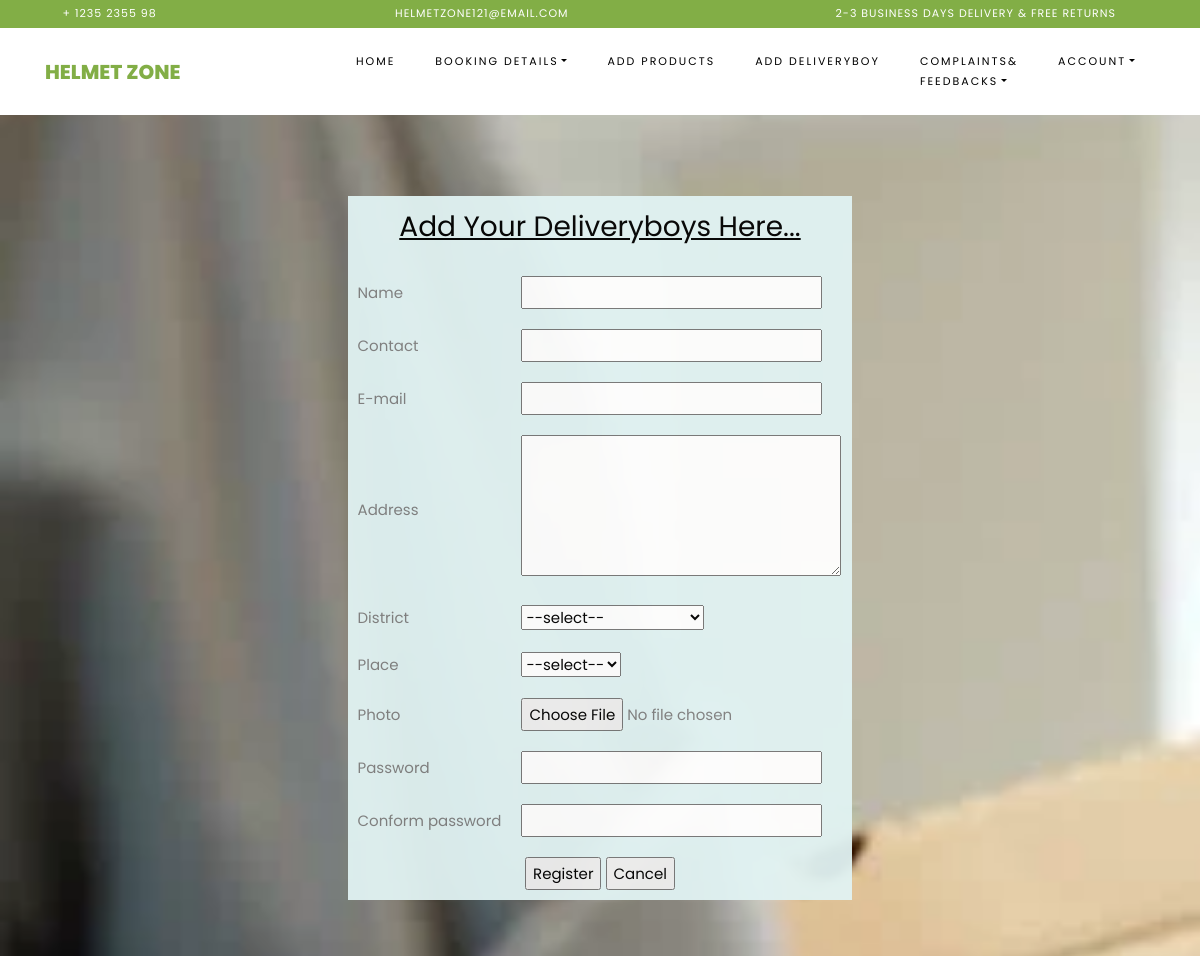
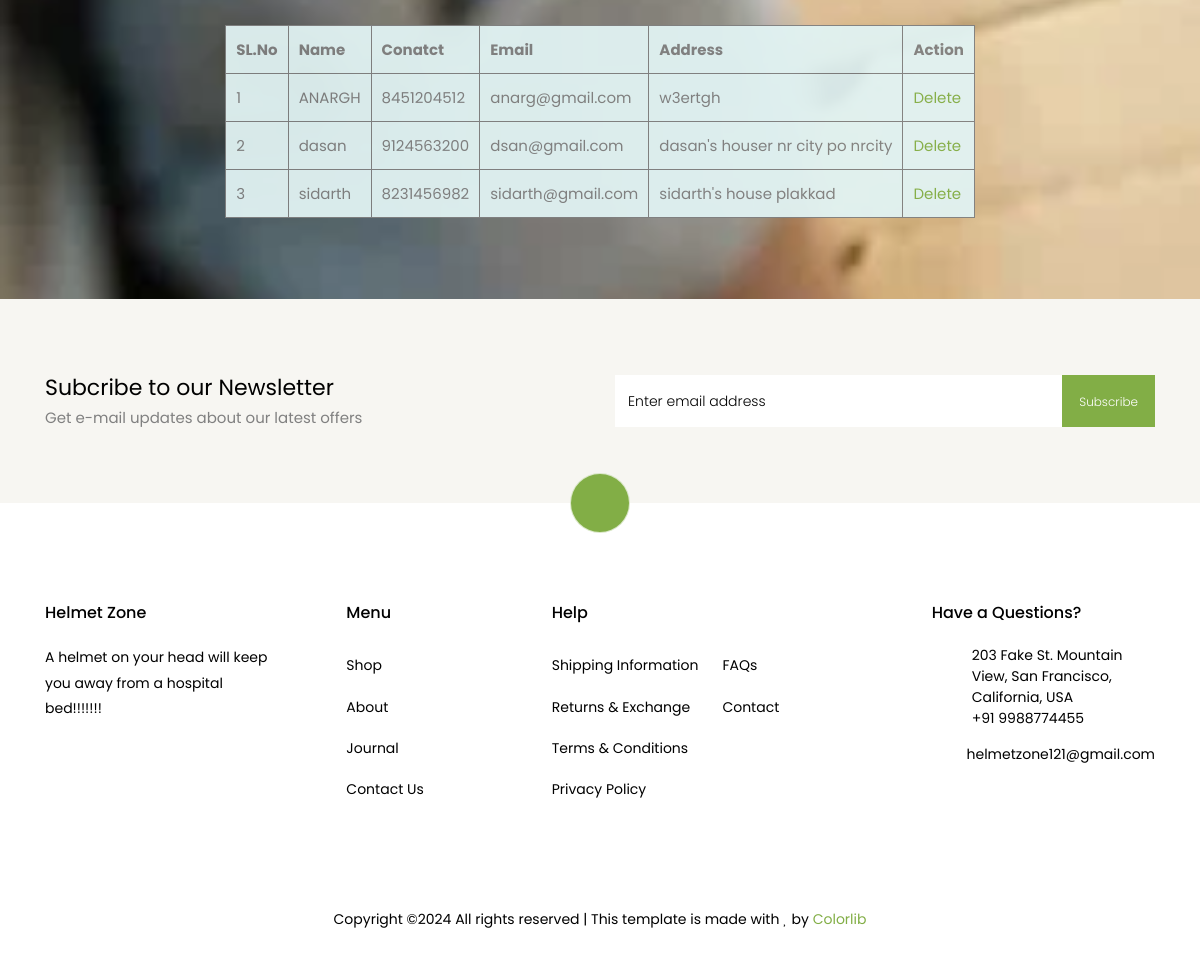
/seller/delevery/ (signed in), run on the app's committed database (2 pictures, top to bottom).
### Seller/models.py (models this page shows)
class Delevery(models.Model):
    name=models.CharField(max_length=50)
    contact=models.CharField(max_length=50)
    email=models.EmailField(unique=True,null=True)
    address=models.CharField(max_length=50)
    place=models.ForeignKey(Place,on_delete=models.CASCADE)
    photo=models.FileField(upload_to='DeleveryDocs/')
    password=models.CharField(max_length=50,unique=True)
    seller=models.ForeignKey(Seller,on_delete=models.SET_NULL,null=True)

### Seller/views.py (the view)
# urls.py: path('delevery/',include("Deleveryboy.urls")),
def Deleveryboy(request):
    if 'sid' in request.session:
        sdid=Seller.objects.get(id=request.session['sid'])
        dis=District.objects.all()
        pl=Place.objects.all()
        delivery=Delevery.objects.filter(seller=sdid)
        sid=Seller.objects.filter(vstatus=1)
        if request.method=="POST":
            pl=Place.objects.get(id=request.POST.get('Dselplace'))
            Delevery.objects.create(name=request.POST.get('Dname'),contact=request.POST.get('Dcontact'),email=request.POST.get('Demail'),address=request.POST.get('Dadder'),place=pl,photo=request.FILES.get('Dfile'),password=request.POST.get('Dpass'),seller=sdid)
            return render(request,"Seller/Deliveryboy.html",{'dis':dis,'dboy':delivery})
        else:
            return render(request,"Seller/Deliveryboy.html",{'dis':dis,'dboy':delivery})
    else:
        return redirect("Guest:login")

### Admin/models.py (called while the page is built)
    def __str__(self):
        return self.district_name

### Seller/Templates/Seller/Deliveryboy.html (shortened to what this page needs)
{% extends 'Seller/Head.html' %}
{% load static %}
{% block content %}
<!DOCTYPE html>
<html lang="en">
<head>
</head>
<div class="pcoded-inner-content">
<body>
    <br><br><br>
    <form action="" method="POST" id="UserForm" enctype="multipart/form-data" data-place-url="{% url 'Guest:Ajax-place' %}">
        <table border="0" align="center" cellpadding="10" style="border-collapse: collapse;" class="clrfrm">
            <tr><td colspan="2" align="center"><h3><u>Add Your Deliveryboys Here...</u></h3></td></tr>
            <tr>
                <td>Name</td>
                <td><input type="text" name="Dname" id="" value="" required="" autocomplete="off" onchange="nameval(this)">
                    <div id="name"></div></td>
            </tr>
            <tr>
                <td>Contact</td>
                <td><input type="text" name="Dcontact" id="" value=""minlength="10" maxlength="10" required="" autocomplete="off" onchange="checknum(this)">
                    <div id="contact"></div></td>
            </tr>
            <tr>
                <td>E-mail</td>
                <td><input type="email" name="Demail" id="" value="" required="" autocomplete="off" onchange="emailval(this)">
                    <div id="content"></div></td>
            </tr>
            <tr>
                <td>Address</td>
                <td><textarea name="Dadder" id="" cols="23" rows="5" required="" autocomplete="off"></textarea></td>
            </tr>
            <tr>
                <td>District</td>
                <td><select name="Ddisid" id="Ddisid">
                    <option value="">--select--</option>
                </select></td>
            </tr>
            <tr>
                <td>Place</td>
                <td><select name="Dselplace" id="Dselplace">
                    <option value="">--select--</option>
                </select></td>
            </tr>
            <tr>
                    <td>Photo</td>
                    <td><input type="file" name="Dfile" id=""></td>
                </tr>
                <tr>
                    <td>Password</td>
                    <td><input type="password" name="Dpass" id=""></td>
                </tr>
                <tr>
                    <td>Conform password</td>
                    <td><input type="password" name="cpswd" id="" required="" autocomplete="off" onchange="chkpwd(this,Dpass)">
                        <div id="pass"></div></td>
                </tr>
                <tr>
                    <td colspan="2" align="center"><input type="submit" value="Register" name="btnsave"> <input type="reset" value="Cancel" name="btncan"></td>
                </tr>
            </table>
            <br><br><br>
            <table border="1" align="center" cellpadding="10" class="clrfrm">
                <tr>
                    <th>SL.No</th>
                    <th>Name</th>
                    <th>Conatct</th>
                    <th>Email</th>
                    <th>Address</th>
                    <th>Action</th>
                </tr>
                {% for i in dboy %}
                <tr>
                    <td>{{forloop.counter}}</td>
                    <td>{{i.name}}</td>
                    <td>{{i.contact}}</td>
                    <td>{{i.email}}</td>
                    <td>{{i.address}}</td>
                    <td><a href="{% url 'seller:deldboy' i.id %}">Delete</a></td>
                </tr>
                {% endfor %}
            </table>
        </form>
    <br><br><br>
    </div>
</body>
</html>
{% endblock content %}

### Seller/Templates/Seller/Deliveryboy.html (style rules this page uses)
.pcoded-inner-content { background-image: url(../../../Guest/static/main/images/pexels-photo-4393426.webp); background-repeat: no-repeat; background-attachment: fixed; background-size:cover; }
.clrfrm { background-color: rgb(225, 243, 243); opacity:95%; }

### data on the page
Delevery: name "ANARGH", contact "8451204512", email "anarg@gmail.com", address "w3ertgh"
Delevery: name "dasan", contact "9124563200", email "dsan@gmail.com", address "dasan's houser nr city po nrcity"
Delevery: name "sidarth", contact "8231456982", email "sidarth@gmail.com", address "sidarth's house plakkad"
